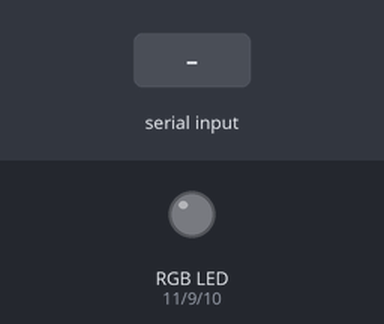
A sketch run on a simulated Arduino Uno, built with avr-gcc and run on an emulated ATmega328P. Parts: an RGB LED mixed from three pins (HIGH = lit). The inputs (shaded band) are chosen by the test bench. Dim RGB values are drawn brighter than linear.

Above: at 1.2 s.
1.3 s: "90,45,200\n" received over Serial
At 2.5 s:
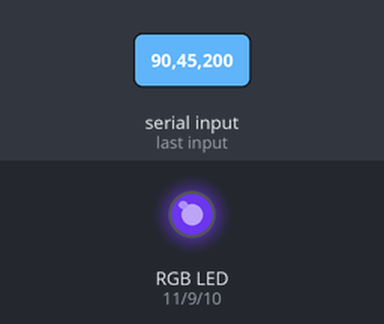
2.8 s: "30,150,10\n" received over Serial
At 3.7 s:
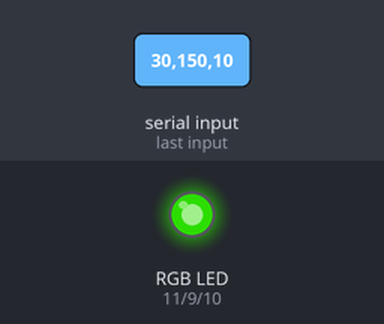
Timing chart, 0 to 5.8 s (numbered marks = the images above; inputs shaded):
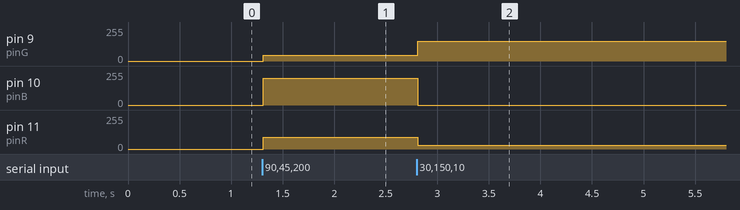

The sketch:

ArduinoRGBGUIScript.ino
```cpp
//Pin Assignment
int pinG = 9;
int pinB = 10;
int pinR = 11;

//RGB as strings
char RedValue[4];
char GreenValue[4];
char BlueValue[4];
char RGBValues[10];

void setup() {
  Serial.begin(9600);
  pinMode(pinG, OUTPUT);
  pinMode(pinB, OUTPUT);
  pinMode(pinR, OUTPUT);
}

void setRGBValues(int r, int g, int b) {
  analogWrite(pinR, r);
  analogWrite(pinG, g);
  analogWrite(pinB, b);
  delay(40);
}

void collectRGBValues() {
  // Extract Red value
  for (int i = 0; i < 3; i++) {
    RedValue[i] = RGBValues[i];
  }
  RedValue[3] = '\0';

  // Extract Green value
  for (int i = 3; i < 6; i++) {
    GreenValue[i - 3] = RGBValues[i];
  }
  GreenValue[3] = '\0';

  // Extract Blue value
  for (int i = 6; i < 9; i++) {
    BlueValue[i - 6] = RGBValues[i];
  }
  BlueValue[3] = '\0';
}

void loop() {
  if (Serial.available() > 0) {
    String inputRGB = Serial.readStringUntil('\n');  // Read input string
    inputRGB.trim();

    // VID Format
    if (inputRGB.length() == 9) {
      inputRGB.toCharArray(RGBValues, 10);
      collectRGBValues();
      setRGBValues(atoi(RedValue), atoi(GreenValue), atoi(BlueValue));  // Convert and set RGB
    } else {
      Serial.println("Invalid input! Enter a 9-character string like 255255255.");
    }
  }
}
```

Measured:
- after the input at 1.3 s, pin 9 (pinG): 0/255 → 45/255 at once; pin 10 (pinB): 0/255 → 200/255 at once; pin 11 (pinR): 0/255 → 90/255 at once
- after the input at 2.8 s, pin 9 (pinG): 45/255 → 150/255 at once; pin 10 (pinB): 200/255 → 0/255 at once; pin 11 (pinR): 90/255 → 30/255 at once
